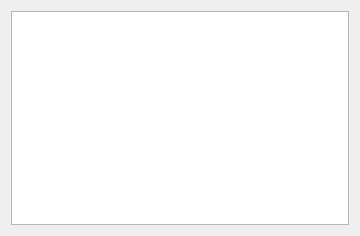
<?xml version="1.0" encoding="UTF-8"?>
<ui version="4.0">
 <class>WizardSystemCheck</class>
 <widget class="QWidget" name="WizardSystemCheck">
  <property name="geometry">
   <rect>
    <x>0</x>
    <y>0</y>
    <width>360</width>
    <height>236</height>
   </rect>
  </property>
  <layout class="QGridLayout" name="gridLayout">
   <item row="0" column="0">
    <widget class="QTreeWidget" name="programList">
     <property name="alternatingRowColors">
      <bool>true</bool>
     </property>
     <property name="rootIsDecorated">
      <bool>false</bool>
     </property>
     <property name="columnCount">
      <number>2</number>
     </property>
     <attribute name="headerVisible">
      <bool>false</bool>
     </attribute>
     <column>
      <property name="text">
       <string notr="true">1</string>
      </property>
     </column>
     <column>
      <property name="text">
       <string notr="true">2</string>
      </property>
     </column>
    </widget>
   </item>
  </layout>
 </widget>
 <resources/>
 <connections/>
</ui>
